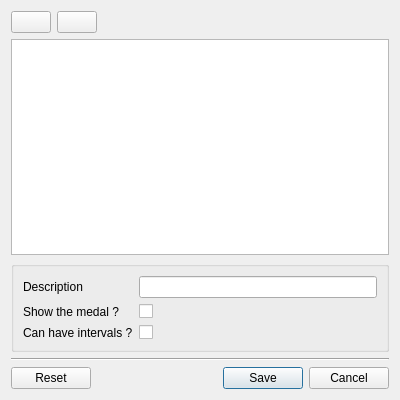
<?xml version="1.0" encoding="UTF-8"?>
<ui version="4.0">
 <class>EventTypeView</class>
 <widget class="QDialog" name="EventTypeView">
  <property name="windowModality">
   <enum>Qt::ApplicationModal</enum>
  </property>
  <property name="geometry">
   <rect>
    <x>0</x>
    <y>0</y>
    <width>400</width>
    <height>400</height>
   </rect>
  </property>
  <property name="windowTitle">
   <string>Edit &quot;Event type&quot;</string>
  </property>
  <layout class="QVBoxLayout" name="verticalLayout">
   <item>
    <layout class="QHBoxLayout" name="horizontalLayout_2">
     <item>
      <widget class="QPushButton" name="addPushButton">
       <property name="icon">
        <iconset resource="../../resources/application.qrc">
         <normaloff>:/images/list_add</normaloff>:/images/list_add</iconset>
       </property>
      </widget>
     </item>
     <item>
      <widget class="QPushButton" name="removePushButton">
       <property name="text">
        <string/>
       </property>
       <property name="icon">
        <iconset resource="../../resources/application.qrc">
         <normaloff>:/images/list_remove</normaloff>:/images/list_remove</iconset>
       </property>
      </widget>
     </item>
     <item>
      <spacer name="horizontalSpacer">
       <property name="orientation">
        <enum>Qt::Horizontal</enum>
       </property>
       <property name="sizeHint" stdset="0">
        <size>
         <width>40</width>
         <height>20</height>
        </size>
       </property>
      </spacer>
     </item>
    </layout>
   </item>
   <item>
    <widget class="QTableView" name="tableView">
     <property name="editTriggers">
      <set>QAbstractItemView::NoEditTriggers</set>
     </property>
     <property name="selectionMode">
      <enum>QAbstractItemView::SingleSelection</enum>
     </property>
     <property name="selectionBehavior">
      <enum>QAbstractItemView::SelectRows</enum>
     </property>
     <property name="cornerButtonEnabled">
      <bool>false</bool>
     </property>
    </widget>
   </item>
   <item>
    <widget class="QGroupBox" name="groupBox">
     <property name="title">
      <string/>
     </property>
     <layout class="QGridLayout" name="gridLayout">
      <item row="2" column="0">
       <widget class="QLabel" name="hasMedalLabel">
        <property name="text">
         <string>Show the medal ?</string>
        </property>
        <property name="buddy">
         <cstring>hasMedalCheckBox</cstring>
        </property>
       </widget>
      </item>
      <item row="1" column="0">
       <widget class="QLabel" name="descriptionLabel">
        <property name="text">
         <string>Description</string>
        </property>
        <property name="buddy">
         <cstring>descriptionLineEdit</cstring>
        </property>
       </widget>
      </item>
      <item row="1" column="1">
       <widget class="QLineEdit" name="descriptionLineEdit"/>
      </item>
      <item row="2" column="1">
       <widget class="QCheckBox" name="hasMedalCheckBox">
        <property name="text">
         <string/>
        </property>
       </widget>
      </item>
      <item row="3" column="0">
       <widget class="QLabel" name="hasIntervalsLabel">
        <property name="text">
         <string>Can have intervals ?</string>
        </property>
       </widget>
      </item>
      <item row="3" column="1">
       <widget class="QCheckBox" name="hasIntervalsCheckBox">
        <property name="text">
         <string/>
        </property>
       </widget>
      </item>
     </layout>
    </widget>
   </item>
   <item>
    <widget class="Line" name="line">
     <property name="orientation">
      <enum>Qt::Horizontal</enum>
     </property>
    </widget>
   </item>
   <item>
    <layout class="QHBoxLayout" name="horizontalLayout">
     <item>
      <widget class="QPushButton" name="resetPushButton">
       <property name="text">
        <string>Reset</string>
       </property>
       <property name="icon">
        <iconset resource="../../resources/application.qrc">
         <normaloff>:/images/reset</normaloff>:/images/reset</iconset>
       </property>
      </widget>
     </item>
     <item>
      <spacer name="horizontalSpacer_2">
       <property name="orientation">
        <enum>Qt::Horizontal</enum>
       </property>
       <property name="sizeHint" stdset="0">
        <size>
         <width>40</width>
         <height>20</height>
        </size>
       </property>
      </spacer>
     </item>
     <item>
      <widget class="QPushButton" name="savePushButton">
       <property name="text">
        <string>Save</string>
       </property>
       <property name="icon">
        <iconset resource="../../resources/application.qrc">
         <normaloff>:/images/save</normaloff>:/images/save</iconset>
       </property>
       <property name="default">
        <bool>true</bool>
       </property>
      </widget>
     </item>
     <item>
      <widget class="QPushButton" name="cancelPushButton">
       <property name="text">
        <string>Cancel</string>
       </property>
       <property name="icon">
        <iconset resource="../../resources/application.qrc">
         <normaloff>:/images/cancel</normaloff>:/images/cancel</iconset>
       </property>
      </widget>
     </item>
    </layout>
   </item>
  </layout>
 </widget>
 <resources>
  <include location="../../resources/application.qrc"/>
 </resources>
 <connections/>
</ui>
